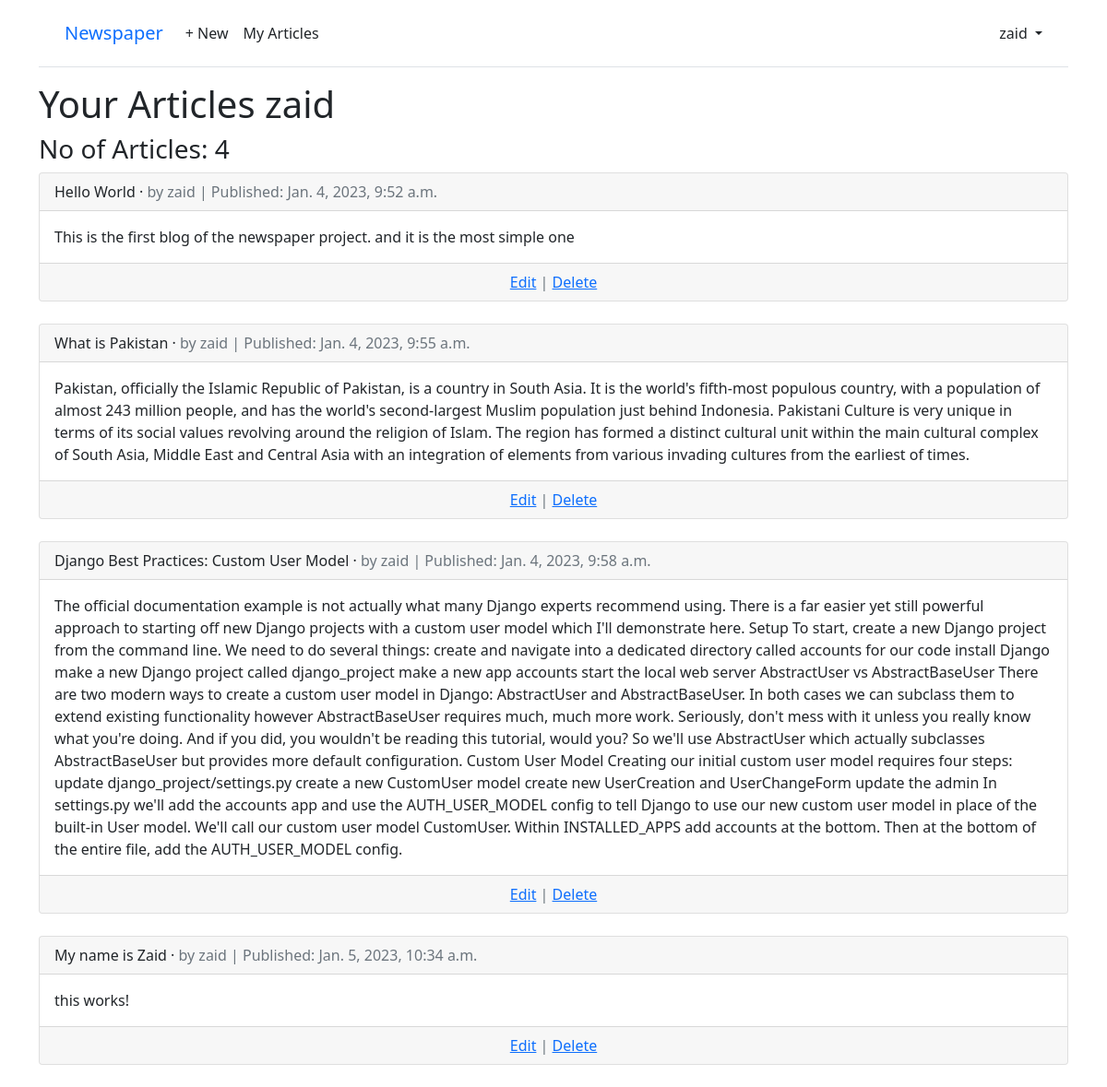
/articles/myArticles/ (signed in), run on the app's committed database.
### accounts/models.py (models this page shows)
class CustomUser(AbstractUser):
    age = models.PositiveIntegerField(null=True, blank=True)

### articles/models.py (models this page shows, shortened)
class Article(models.Model):
    title = models.CharField(max_length=150)
    body = models.TextField()
    date = models.DateTimeField(auto_now_add=True)
    author = models.ForeignKey(
        settings.AUTH_USER_MODEL,
        on_delete=models.CASCADE)

### articles/views.py (the view)
# urls.py: path("myArticles/", ArticleUserView, name="article")
def ArticleUserView(request):
    author = request.user
    articles = Article.objects.filter(author=author)
    total = len(articles)
    article = [p for p in Article.objects.all() if p.author == author]
    params = {'articles': articles, 'total': total}
    return render(request, "userarticles.html", params)

### templates/userarticles.html (shortened to what this page needs)
{% extends "base.html" %}
{% block content %}
<h1>Your Articles {{request.user}}</h1>
<h3>No of Articles: {{total}}</h3>
{% for article in articles %}
<div class="card">
<div class="card-header">
<span class="font-weight-bold">{{ article.title }}</span> &middot;
<span class="text-muted">by {{ article.author }} |
Published: {{ article.date }}</span>
</div>
<div class="card-body">
{{ article.body }}
</div>
<div class="card-footer text-center text-muted">
<a href="{% url 'article_update' article.pk %}">Edit</a> | <a href="{% url 'article_delete' article.pk %}">Delete</a>
</div>
</div>
<br />
{% endfor %}
{% endblock content %}

### templates/base.html (shortened to what this page needs)
<!DOCTYPE html>
<html>
<head>
    <link href="https://cdn.jsdelivr.net/npm/bootstrap@5.1.3/dist/css/bootstrap.min.css" rel="stylesheet">
</head>
<body>
<div class="container">
<header class="p-3 mb-3 border-bottom">
<div class="container">
<div class="d-flex flex-wrap align-items-center justify-content-center
justify-content-lg-start">
<a class="navbar-brand" href="{% url 'home' %}">Newspaper</a>
<ul class="nav col-12 col-lg-auto me-lg-auto mb-2 justify-content-center
mb-md-0">
{% if user.is_authenticated %}
<li><a href="{% url 'article_create' %}" class="nav-link px-2 link-dark">+ New</a></li>
    <a href="/articles/myArticles/" class="nav-link px-2 link-dark">My Articles</a>
</ul>
<div class="dropdown text-end">
<a href="#" class="d-block link-dark text-decoration-none dropdown-toggle"
id="dropdownUser1" data-bs-toggle="dropdown" aria-expanded="false">
{{ user.username }}
</a>
</div>
{% endif %}
</div>
</div>
</header>
<main>
{% block content %}
{% endblock content %}
</main>
</div>
</body>
</html>

### data on the page
CustomUser: username "zaid", user "zaid"
Article: title "Hello World", author "zaid", date "Jan. 4, 2023, 9:52 a.m.", body "This is the first blog of the newspaper project. and it is the most simple one"
Article: title "What is Pakistan", author "zaid", date "Jan. 4, 2023, 9:55 a.m.", body "Pakistan, officially the Islamic Republic of Pakistan, is a country in South Asia. It is the world's fifth-most populous country, with a population of almost 243 million people, and has the world's second-largest Muslim population just behind Indonesia. Pakistani Culture is very unique in terms of its social values revolving around the religion of Islam. The region has formed a distinct cultural unit within the main cultural complex of South Asia, Middle East and Central Asia with an integration of elements from various invading cultures from the earliest of times."
Article: title "Django Best Practices: Custom User Model", author "zaid", date "Jan. 4, 2023, 9:58 a.m.", body "The official documentation example is not actually what many Django experts recommend using. There is a far easier yet still powerful approach to starting off new Django projects with a custom user model which I'll demonstrate here. Setup To start, create a new Django project from the command line. We need to do several things: create and navigate into a dedicated directory called accounts for our code install Django make a new Django project called django_project make a new app accounts start the local web server AbstractUser vs AbstractBaseUser There are two modern ways to create a custom user model in Django: AbstractUser and AbstractBaseUser. In both cases we can subclass them to extend…"
Article: title "My name is Zaid", author "zaid", date "Jan. 5, 2023, 10:34 a.m.", body "this works!"

### other printed values
{{ total }} "4"
